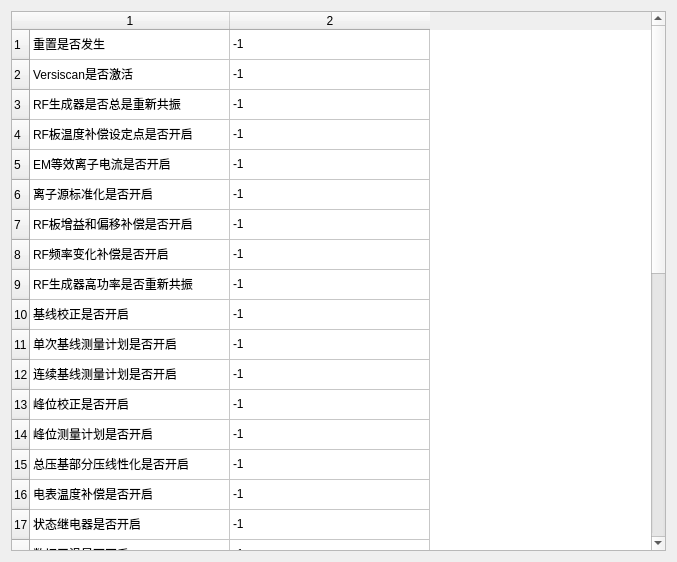
<?xml version="1.0" encoding="UTF-8"?>
<ui version="4.0">
 <class>API</class>
 <widget class="QWidget" name="API">
  <property name="geometry">
   <rect>
    <x>0</x>
    <y>0</y>
    <width>677</width>
    <height>562</height>
   </rect>
  </property>
  <property name="windowTitle">
   <string>Form</string>
  </property>
  <layout class="QHBoxLayout" name="horizontalLayout">
   <item>
    <widget class="QTableWidget" name="tableWidget">
     <property name="rowCount">
      <number>35</number>
     </property>
     <property name="columnCount">
      <number>2</number>
     </property>
     <attribute name="horizontalHeaderVisible">
      <bool>true</bool>
     </attribute>
     <attribute name="horizontalHeaderCascadingSectionResizes">
      <bool>false</bool>
     </attribute>
     <attribute name="horizontalHeaderMinimumSectionSize">
      <number>200</number>
     </attribute>
     <row/>
     <row/>
     <row/>
     <row/>
     <row/>
     <row/>
     <row/>
     <row/>
     <row/>
     <row/>
     <row/>
     <row/>
     <row/>
     <row/>
     <row/>
     <row/>
     <row/>
     <row/>
     <row/>
     <row/>
     <row/>
     <row/>
     <row/>
     <row/>
     <row/>
     <row/>
     <row/>
     <row/>
     <row/>
     <row/>
     <row/>
     <row/>
     <row/>
     <row/>
     <row/>
     <column/>
     <column/>
     <item row="0" column="0">
      <property name="text">
       <string>重置是否发生</string>
      </property>
     </item>
     <item row="0" column="1">
      <property name="text">
       <string>-1</string>
      </property>
     </item>
     <item row="1" column="0">
      <property name="text">
       <string>Versiscan是否激活</string>
      </property>
     </item>
     <item row="1" column="1">
      <property name="text">
       <string>-1</string>
      </property>
     </item>
     <item row="2" column="0">
      <property name="text">
       <string>RF生成器是否总是重新共振</string>
      </property>
     </item>
     <item row="2" column="1">
      <property name="text">
       <string>-1</string>
      </property>
     </item>
     <item row="3" column="0">
      <property name="text">
       <string>RF板温度补偿设定点是否开启</string>
      </property>
     </item>
     <item row="3" column="1">
      <property name="text">
       <string>-1</string>
      </property>
     </item>
     <item row="4" column="0">
      <property name="text">
       <string>EM等效离子电流是否开启</string>
      </property>
     </item>
     <item row="4" column="1">
      <property name="text">
       <string>-1</string>
      </property>
     </item>
     <item row="5" column="0">
      <property name="text">
       <string>离子源标准化是否开启</string>
      </property>
     </item>
     <item row="5" column="1">
      <property name="text">
       <string>-1</string>
      </property>
     </item>
     <item row="6" column="0">
      <property name="text">
       <string>RF板增益和偏移补偿是否开启</string>
      </property>
     </item>
     <item row="6" column="1">
      <property name="text">
       <string>-1</string>
      </property>
     </item>
     <item row="7" column="0">
      <property name="text">
       <string>RF频率变化补偿是否开启</string>
      </property>
     </item>
     <item row="7" column="1">
      <property name="text">
       <string>-1</string>
      </property>
     </item>
     <item row="8" column="0">
      <property name="text">
       <string>RF生成器高功率是否重新共振</string>
      </property>
     </item>
     <item row="8" column="1">
      <property name="text">
       <string>-1</string>
      </property>
     </item>
     <item row="9" column="0">
      <property name="text">
       <string>基线校正是否开启</string>
      </property>
     </item>
     <item row="9" column="1">
      <property name="text">
       <string>-1</string>
      </property>
     </item>
     <item row="10" column="0">
      <property name="text">
       <string>单次基线测量计划是否开启</string>
      </property>
     </item>
     <item row="10" column="1">
      <property name="text">
       <string>-1</string>
      </property>
     </item>
     <item row="11" column="0">
      <property name="text">
       <string>连续基线测量计划是否开启</string>
      </property>
     </item>
     <item row="11" column="1">
      <property name="text">
       <string>-1</string>
      </property>
     </item>
     <item row="12" column="0">
      <property name="text">
       <string>峰位校正是否开启</string>
      </property>
     </item>
     <item row="12" column="1">
      <property name="text">
       <string>-1</string>
      </property>
     </item>
     <item row="13" column="0">
      <property name="text">
       <string>峰位测量计划是否开启</string>
      </property>
     </item>
     <item row="13" column="1">
      <property name="text">
       <string>-1</string>
      </property>
     </item>
     <item row="14" column="0">
      <property name="text">
       <string>总压基部分压线性化是否开启</string>
      </property>
     </item>
     <item row="14" column="1">
      <property name="text">
       <string>-1</string>
      </property>
     </item>
     <item row="15" column="0">
      <property name="text">
       <string>电表温度补偿是否开启</string>
      </property>
     </item>
     <item row="15" column="1">
      <property name="text">
       <string>-1</string>
      </property>
     </item>
     <item row="16" column="0">
      <property name="text">
       <string>状态继电器是否开启</string>
      </property>
     </item>
     <item row="16" column="1">
      <property name="text">
       <string>-1</string>
      </property>
     </item>
     <item row="17" column="0">
      <property name="text">
       <string>数据平滑是否开启</string>
      </property>
     </item>
     <item row="17" column="1">
      <property name="text">
       <string>-1</string>
      </property>
     </item>
     <item row="18" column="0">
      <property name="text">
       <string>峰顶展宽是否开启</string>
      </property>
     </item>
     <item row="18" column="1">
      <property name="text">
       <string>-1</string>
      </property>
     </item>
     <item row="19" column="0">
      <property name="text">
       <string>保留位</string>
      </property>
     </item>
     <item row="19" column="1">
      <property name="text">
       <string>-1</string>
      </property>
     </item>
     <item row="20" column="0">
      <property name="text">
       <string>是否使用全局离子能量</string>
      </property>
     </item>
     <item row="20" column="1">
      <property name="text">
       <string>-1</string>
      </property>
     </item>
     <item row="21" column="0">
      <property name="text">
       <string>电子倍增器互锁是否激活</string>
      </property>
     </item>
     <item row="21" column="1">
      <property name="text">
       <string>-1</string>
      </property>
     </item>
     <item row="22" column="0">
      <property name="text">
       <string>电子倍增器请求是否待处理</string>
      </property>
     </item>
     <item row="22" column="1">
      <property name="text">
       <string>-1</string>
      </property>
     </item>
     <item row="23" column="0">
      <property name="text">
       <string>电子倍增器是否开启</string>
      </property>
     </item>
     <item row="23" column="1">
      <property name="text">
       <string>-1</string>
      </property>
     </item>
     <item row="24" column="0">
      <property name="text">
       <string>极板极性是否反转</string>
      </property>
     </item>
     <item row="24" column="1">
      <property name="text">
       <string>-1</string>
      </property>
     </item>
     <item row="25" column="0">
      <property name="text">
       <string>RF生成器是否开启</string>
      </property>
     </item>
     <item row="25" column="1">
      <property name="text">
       <string>-1</string>
      </property>
     </item>
     <item row="26" column="0">
      <property name="text">
       <string>是否选择了特定的灯丝</string>
      </property>
     </item>
     <item row="26" column="1">
      <property name="text">
       <string>-1</string>
      </property>
     </item>
     <item row="27" column="0">
      <property name="text">
       <string>发射互锁是否激活</string>
      </property>
     </item>
     <item row="27" column="1">
      <property name="text">
       <string>-1</string>
      </property>
     </item>
     <item row="28" column="0">
      <property name="text">
       <string>发射请求是否待处理</string>
      </property>
     </item>
     <item row="28" column="1">
      <property name="text">
       <string>-1</string>
      </property>
     </item>
     <item row="29" column="0">
      <property name="text">
       <string>发射灯丝是否处于除气模式</string>
      </property>
     </item>
     <item row="29" column="1">
      <property name="text">
       <string>-1</string>
      </property>
     </item>
     <item row="30" column="0">
      <property name="text">
       <string>发射灯丝是否处于恒功率模式</string>
      </property>
     </item>
     <item row="30" column="1">
      <property name="text">
       <string>-1</string>
      </property>
     </item>
     <item row="31" column="0">
      <property name="text">
       <string>发射灯丝是否处于调节电流模式</string>
      </property>
     </item>
     <item row="31" column="1">
      <property name="text">
       <string>-1</string>
      </property>
     </item>
     <item row="32" column="0">
      <property name="text">
       <string>灯丝1状态</string>
      </property>
     </item>
     <item row="32" column="1">
      <property name="text">
       <string>-1</string>
      </property>
     </item>
     <item row="33" column="0">
      <property name="text">
       <string>灯丝2状态</string>
      </property>
     </item>
     <item row="33" column="1">
      <property name="text">
       <string>-1</string>
      </property>
     </item>
     <item row="34" column="0">
      <property name="text">
       <string>总</string>
      </property>
     </item>
     <item row="34" column="1">
      <property name="text">
       <string>-1</string>
      </property>
     </item>
    </widget>
   </item>
  </layout>
 </widget>
 <resources/>
 <connections/>
</ui>
